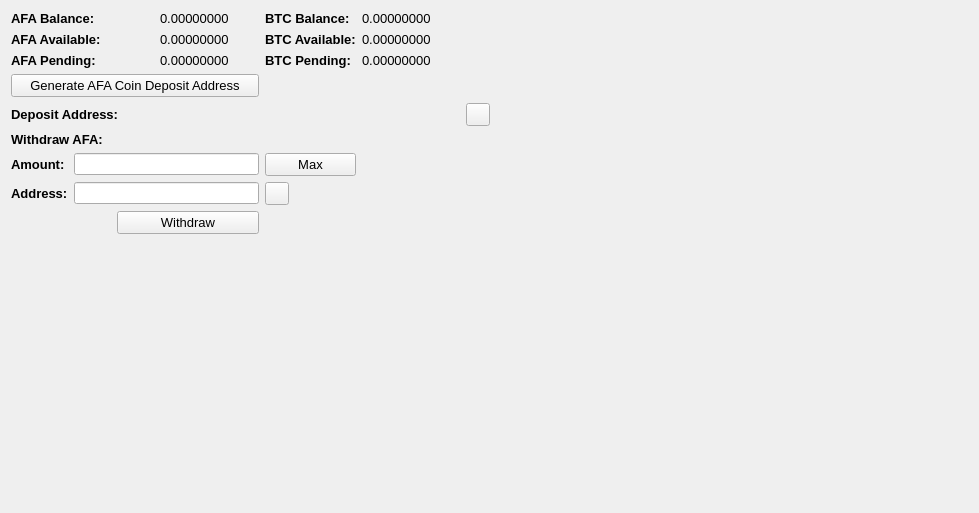
     <widget class="QWidget" name="BalanceTab">
      <attribute name="title">
       <string>Balance</string>
      </attribute>
      <layout class="QGridLayout" name="gridLayout_2">
       <item row="0" column="0" colspan="2">
        <widget class="QLabel" name="label_11">
         <property name="font">
          <font>
           <pointsize>10</pointsize>
           <weight>75</weight>
           <bold>true</bold>
          </font>
         </property>
         <property name="text">
          <string>AFA Balance:</string>
         </property>
        </widget>
       </item>
       <item row="0" column="3">
        <widget class="QLabel" name="AFABalanceLabel">
         <property name="font">
          <font>
           <pointsize>10</pointsize>
          </font>
         </property>
         <property name="text">
          <string>0.00000000</string>
         </property>
         <property name="textInteractionFlags">
          <set>Qt::LinksAccessibleByMouse|Qt::TextSelectableByMouse</set>
         </property>
        </widget>
       </item>
       <item row="0" column="4">
        <widget class="QLabel" name="label_12">
         <property name="font">
          <font>
           <pointsize>10</pointsize>
           <weight>75</weight>
           <bold>true</bold>
          </font>
         </property>
         <property name="text">
          <string>BTC Balance:</string>
         </property>
        </widget>
       </item>
       <item row="0" column="5">
        <widget class="QLabel" name="BitcoinBalanceLabel">
         <property name="font">
          <font>
           <pointsize>10</pointsize>
          </font>
         </property>
         <property name="text">
          <string>0.00000000</string>
         </property>
         <property name="textInteractionFlags">
          <set>Qt::LinksAccessibleByMouse|Qt::TextSelectableByMouse</set>
         </property>
        </widget>
       </item>
       <item row="0" column="7" rowspan="10">
        <spacer name="horizontalSpacer_4">
         <property name="orientation">
          <enum>Qt::Horizontal</enum>
         </property>
         <property name="sizeHint" stdset="0">
          <size>
           <width>478</width>
           <height>488</height>
          </size>
         </property>
        </spacer>
       </item>
       <item row="1" column="0" colspan="2">
        <widget class="QLabel" name="label_13">
         <property name="font">
          <font>
           <pointsize>10</pointsize>
           <weight>75</weight>
           <bold>true</bold>
          </font>
         </property>
         <property name="text">
          <string>AFA Available:</string>
         </property>
        </widget>
       </item>
       <item row="1" column="3">
        <widget class="QLabel" name="AFAAvailableLabel_2">
         <property name="font">
          <font>
           <pointsize>10</pointsize>
          </font>
         </property>
         <property name="text">
          <string>0.00000000</string>
         </property>
         <property name="textInteractionFlags">
          <set>Qt::LinksAccessibleByMouse|Qt::TextSelectableByMouse</set>
         </property>
        </widget>
       </item>
       <item row="1" column="4">
        <widget class="QLabel" name="label_15">
         <property name="font">
          <font>
           <pointsize>10</pointsize>
           <weight>75</weight>
           <bold>true</bold>
          </font>
         </property>
         <property name="text">
          <string>BTC Available:</string>
         </property>
        </widget>
       </item>
       <item row="1" column="5">
        <widget class="QLabel" name="BitcoinAvailableLabel">
         <property name="font">
          <font>
           <pointsize>10</pointsize>
          </font>
         </property>
         <property name="text">
          <string>0.00000000</string>
         </property>
         <property name="textInteractionFlags">
          <set>Qt::LinksAccessibleByMouse|Qt::TextSelectableByMouse</set>
         </property>
        </widget>
       </item>
       <item row="2" column="0" colspan="2">
        <widget class="QLabel" name="label_14">
         <property name="font">
          <font>
           <pointsize>10</pointsize>
           <weight>75</weight>
           <bold>true</bold>
          </font>
         </property>
         <property name="text">
          <string>AFA Pending:</string>
         </property>
        </widget>
       </item>
       <item row="2" column="3">
        <widget class="QLabel" name="AFAPendingLabel">
         <property name="font">
          <font>
           <pointsize>10</pointsize>
          </font>
         </property>
         <property name="text">
          <string>0.00000000</string>
         </property>
         <property name="textInteractionFlags">
          <set>Qt::LinksAccessibleByMouse|Qt::TextSelectableByMouse</set>
         </property>
        </widget>
       </item>
       <item row="2" column="4">
        <widget class="QLabel" name="label_31">
         <property name="font">
          <font>
           <pointsize>10</pointsize>
           <weight>75</weight>
           <bold>true</bold>
          </font>
         </property>
         <property name="text">
          <string>BTC Pending:</string>
         </property>
        </widget>
       </item>
       <item row="2" column="5">
        <widget class="QLabel" name="BitcoinPendingLabel">
         <property name="font">
          <font>
           <pointsize>10</pointsize>
          </font>
         </property>
         <property name="text">
          <string>0.00000000</string>
         </property>
         <property name="textInteractionFlags">
          <set>Qt::LinksAccessibleByMouse|Qt::TextSelectableByMouse</set>
         </property>
        </widget>
       </item>
       <item row="3" column="0" colspan="4">
        <widget class="QPushButton" name="GenDepositBTN">
         <property name="font">
          <font>
           <pointsize>10</pointsize>
          </font>
         </property>
         <property name="text">
          <string>Generate AFA Coin Deposit Address</string>
         </property>
        </widget>
       </item>
       <item row="4" column="0" colspan="3">
        <widget class="QLabel" name="label_33">
         <property name="font">
          <font>
           <pointsize>10</pointsize>
           <weight>75</weight>
           <bold>true</bold>
          </font>
         </property>
         <property name="text">
          <string>Deposit Address:</string>
         </property>
        </widget>
       </item>
       <item row="4" column="3" colspan="3">
        <widget class="QLabel" name="DepositAddressLabel">
         <property name="minimumSize">
          <size>
           <width>300</width>
           <height>0</height>
          </size>
         </property>
         <property name="palette">
          <palette>
           <active>
            <colorrole role="WindowText">
             <brush brushstyle="SolidPattern">
              <color alpha="255">
               <red>0</red>
               <green>0</green>
               <blue>0</blue>
              </color>
             </brush>
            </colorrole>
            <colorrole role="Text">
             <brush brushstyle="SolidPattern">
              <color alpha="255">
               <red>0</red>
               <green>0</green>
               <blue>255</blue>
              </color>
             </brush>
            </colorrole>
           </active>
           <inactive>
            <colorrole role="WindowText">
             <brush brushstyle="SolidPattern">
              <color alpha="255">
               <red>0</red>
               <green>0</green>
               <blue>0</blue>
              </color>
             </brush>
            </colorrole>
            <colorrole role="Text">
             <brush brushstyle="SolidPattern">
              <color alpha="255">
               <red>0</red>
               <green>0</green>
               <blue>255</blue>
              </color>
             </brush>
            </colorrole>
           </inactive>
           <disabled>
            <colorrole role="WindowText">
             <brush brushstyle="SolidPattern">
              <color alpha="255">
               <red>120</red>
               <green>120</green>
               <blue>120</blue>
              </color>
             </brush>
            </colorrole>
            <colorrole role="Text">
             <brush brushstyle="SolidPattern">
              <color alpha="255">
               <red>120</red>
               <green>120</green>
               <blue>120</blue>
              </color>
             </brush>
            </colorrole>
           </disabled>
          </palette>
         </property>
         <property name="font">
          <font>
           <pointsize>10</pointsize>
           <weight>75</weight>
           <bold>true</bold>
          </font>
         </property>
         <property name="text">
          <string/>
         </property>
         <property name="alignment">
          <set>Qt::AlignRight|Qt::AlignTrailing|Qt::AlignVCenter</set>
         </property>
         <property name="textInteractionFlags">
          <set>Qt::LinksAccessibleByMouse|Qt::TextSelectableByKeyboard|Qt::TextSelectableByMouse</set>
         </property>
        </widget>
       </item>
       <item row="4" column="6">
        <widget class="QToolButton" name="DepositCopyButton">
         <property name="toolTip">
          <string>Copy to clipboard</string>
         </property>
         <property name="text">
          <string/>
         </property>
         <property name="icon">
          <iconset resource="../bitcoin.qrc">
           <normaloff>:/icons/editcopy</normaloff>:/icons/editcopy</iconset>
         </property>
         <property name="shortcut">
          <string>Alt+P</string>
         </property>
        </widget>
       </item>
       <item row="5" column="0" colspan="2">
        <widget class="QLabel" name="label_34">
         <property name="font">
          <font>
           <pointsize>10</pointsize>
           <weight>75</weight>
           <bold>true</bold>
          </font>
         </property>
         <property name="text">
          <string>Withdraw AFA:</string>
         </property>
        </widget>
       </item>
       <item row="6" column="0">
        <widget class="QLabel" name="label_26">
         <property name="font">
          <font>
           <pointsize>10</pointsize>
           <weight>75</weight>
           <bold>true</bold>
          </font>
         </property>
         <property name="text">
          <string>Amount:</string>
         </property>
        </widget>
       </item>
       <item row="6" column="1" colspan="3">
        <widget class="QLineEdit" name="WithdrawUnitsInput">
         <property name="font">
          <font>
           <pointsize>9</pointsize>
           <weight>75</weight>
           <bold>true</bold>
          </font>
         </property>
         <property name="text">
          <string/>
         </property>
        </widget>
       </item>
       <item row="6" column="4">
        <widget class="QPushButton" name="Withdraw_Max_Amount">
         <property name="font">
          <font>
           <pointsize>10</pointsize>
          </font>
         </property>
         <property name="text">
          <string>Max</string>
         </property>
        </widget>
       </item>
       <item row="7" column="0">
        <widget class="QLabel" name="label_10">
         <property name="font">
          <font>
           <pointsize>10</pointsize>
           <weight>75</weight>
           <bold>true</bold>
          </font>
         </property>
         <property name="text">
          <string>Address:</string>
         </property>
        </widget>
       </item>
       <item row="7" column="1" colspan="3">
        <widget class="QLineEdit" name="WithdrawAddress">
         <property name="font">
          <font>
           <pointsize>9</pointsize>
           <weight>75</weight>
           <bold>true</bold>
          </font>
         </property>
        </widget>
       </item>
       <item row="7" column="4">
        <widget class="QToolButton" name="WithdrawPasteButton">
         <property name="toolTip">
          <string>Paste from clipboard</string>
         </property>
         <property name="text">
          <string/>
         </property>
         <property name="icon">
          <iconset resource="../bitcoin.qrc">
           <normaloff>:/icons/editpaste</normaloff>:/icons/editpaste</iconset>
         </property>
         <property name="shortcut">
          <string>Alt+P</string>
         </property>
        </widget>
       </item>
       <item row="8" column="2" colspan="2">
        <widget class="QPushButton" name="WithdrawUnitsBtn">
         <property name="font">
          <font>
           <pointsize>10</pointsize>
          </font>
         </property>
         <property name="text">
          <string>Withdraw</string>
         </property>
        </widget>
       </item>
       <item row="9" column="0" colspan="6">
        <spacer name="verticalSpacer">
         <property name="orientation">
          <enum>Qt::Vertical</enum>
         </property>
         <property name="sizeHint" stdset="0">
          <size>
           <width>428</width>
           <height>262</height>
          </size>
         </property>
        </spacer>
       </item>
      </layout>
      <zorder>label_31</zorder>
      <zorder>label_15</zorder>
      <zorder>label_12</zorder>
      <zorder>label_14</zorder>
      <zorder>label_13</zorder>
      <zorder>label_11</zorder>
      <zorder>BitcoinBalanceLabel</zorder>
      <zorder>AFABalanceLabel</zorder>
      <zorder>AFAAvailableLabel_2</zorder>
      <zorder>AFAPendingLabel</zorder>
      <zorder>BitcoinAvailableLabel</zorder>
      <zorder>BitcoinPendingLabel</zorder>
      <zorder>label_33</zorder>
      <zorder>GenDepositBTN</zorder>
      <zorder>DepositAddressLabel</zorder>
      <zorder>Withdraw_Max_Amount</zorder>
      <zorder>label_34</zorder>
      <zorder>WithdrawUnitsInput</zorder>
      <zorder>label_10</zorder>
      <zorder>label_26</zorder>
      <zorder>WithdrawAddress</zorder>
      <zorder>WithdrawUnitsBtn</zorder>
      <zorder>horizontalSpacer_4</zorder>
      <zorder>verticalSpacer</zorder>
      <zorder>WithdrawPasteButton</zorder>
      <zorder>DepositCopyButton</zorder>
     </widget>
